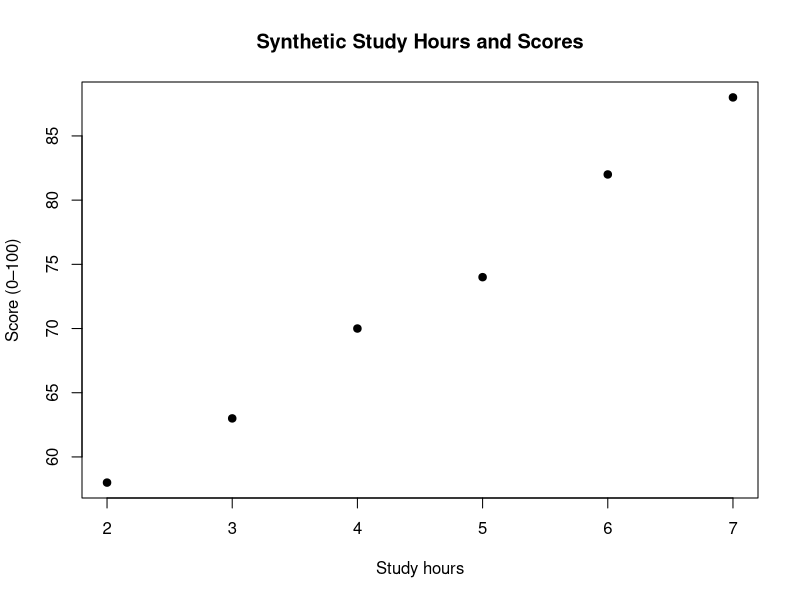

The R script that drew this image:
# AI Assistance Declaration: I used ChatGPT (GPT-6, October 24, 2026) for documentation
# organization and example-code drafting. Actual prompts are recorded in Appendix.md.
# I will verify the script by running it in R and independently checking its output.
# I must personally verify the calculations before submitting. I am responsible for the accuracy and
# originality of this work.

# Synthetic Student Performance Analysis — illustrative educational script
# Data are fictional; no external files are used.
students <- data.frame(
  student_id = paste0("S", 1:6),
  study_hours = c(2, 3, 4, 5, 6, 7),
  score = c(58, 63, 70, 74, 82, 88)
)
print(students)
print(summary(students[c("study_hours", "score")]))
plot(students$study_hours, students$score,
     main = "Synthetic Study Hours and Scores",
     xlab = "Study hours", ylab = "Score (0–100)",
     pch = 19)
